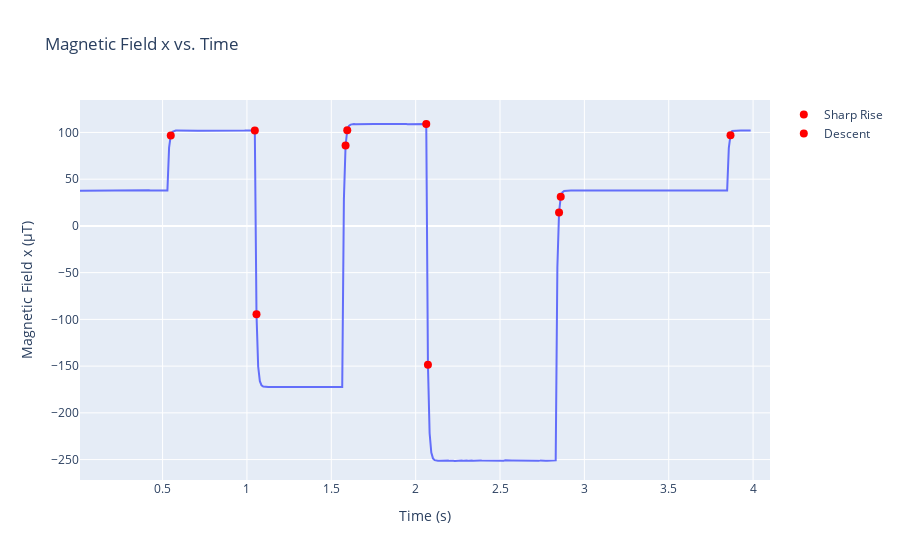

Write notebook code for a chart like this one.
### Code cell
# Analyze x and extract indices and subsequently the value to give it to Matlab
t = 40
df_trunc = df_tracking[:400]
rxidx, dxidx = extract_index(df_trunc, 'Magnetic Field x (µT)', t)
rxidx = [index + 1 for index in rxidx]

fig = px.line(df_trunc, x='Time (s)', y='Magnetic Field x (µT)', title="Magnetic Field x vs. Time",
              line_shape='linear', render_mode='svg')

fig.add_scatter(x=df_trunc.loc[rxidx, 'Time (s)'],
                y=df_trunc.loc[rxidx, 'Magnetic Field x (µT)'],
                mode='markers', marker=dict(color='red', size=8), name='Sharp Rise')
fig.add_scatter(x=df_trunc.loc[dxidx, 'Time (s)'],
                y=df_trunc.loc[dxidx, 'Magnetic Field x (µT)'],
                mode='markers', marker=dict(color='red', size=8), name='Descent')

### Figure 1 — Plotly figure (JSON) as saved in the notebook; plotly's stock layout.template omitted (floating-point values rounded to 4 significant figures; data arrays with more than 128 entries replaced by an {"elided": "..."} marker saying what was removed)
{"data": [{"hovertemplate": "Time (s)=%{x}<br>Magnetic Field x (µT)=%{y}<extra></extra>", "legendgroup": "", "line": {"color": "#636efa", "dash": "solid", "shape": "linear"}, "marker": {"symbol": "circle"}, "mode": "lines", "name": "", "orientation": "v", "showlegend": false, "type": "scatter", "x": {"elided": "400 float values"}, "xaxis": "x", "y": {"elided": "400 float values"}, "yaxis": "y"}, {"marker": {"color": "red", "size": 8}, "mode": "markers", "name": "Sharp Rise", "type": "scatter", "x": [0.5485, 1.585, 1.595, 2.85, 2.86, 3.866], "y": [96.83, 86.07, 102.4, 14.3, 31.16, 96.91]}, {"marker": {"color": "red", "size": 8}, "mode": "markers", "name": "Descent", "type": "scatter", "x": [1.047, 1.057, 2.063, 2.073], "y": [102.1, -94.41, 109.0, -148.6]}], "layout": {"legend": {"tracegroupgap": 0}, "title": {"text": "Magnetic Field x vs. Time"}, "xaxis": {"anchor": "y", "domain": [0, 1], "title": {"text": "Time (s)"}}, "yaxis": {"anchor": "x", "domain": [0, 1], "title": {"text": "Magnetic Field x (µT)"}}}}
